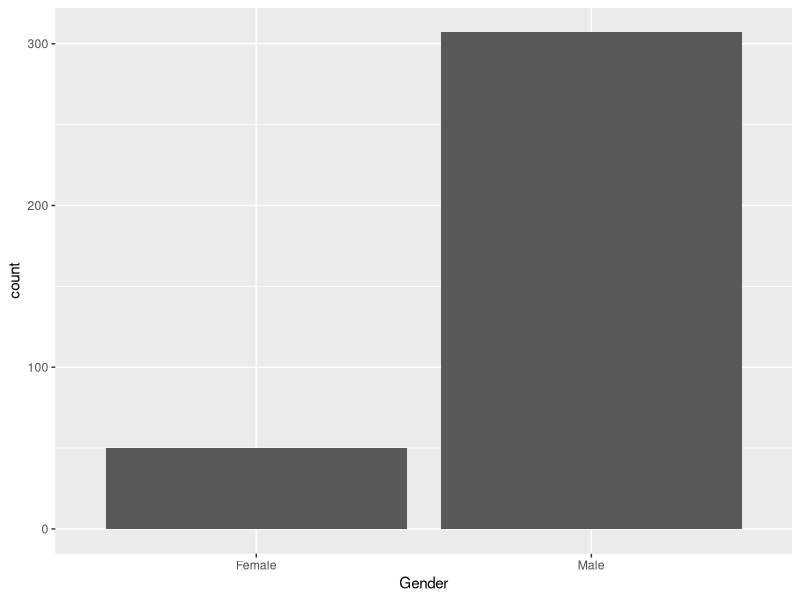
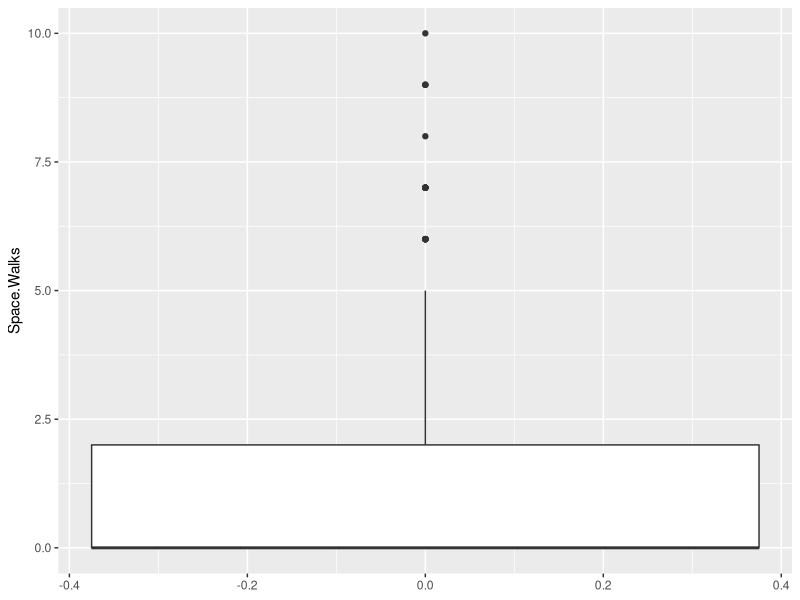
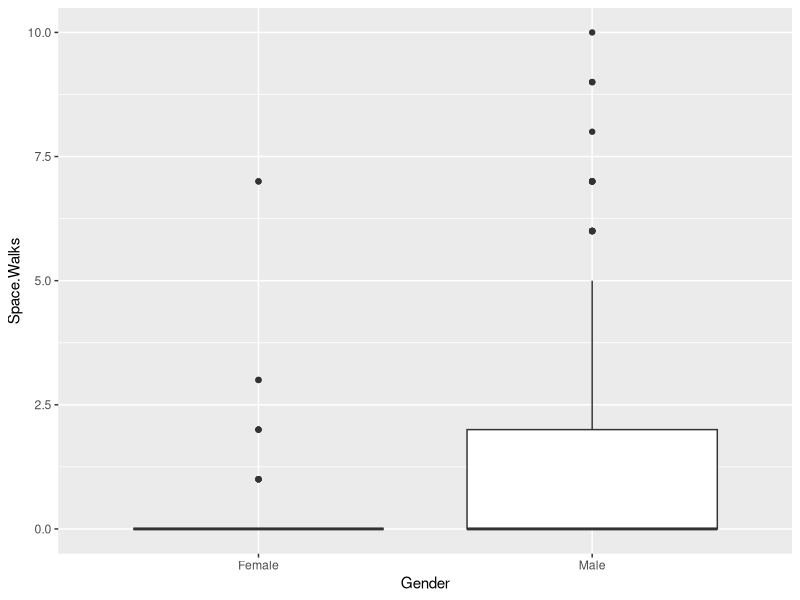
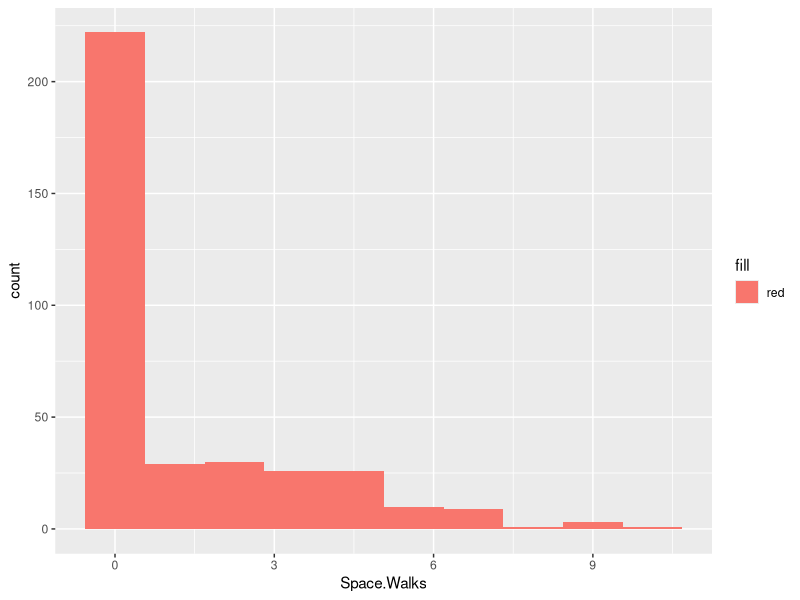
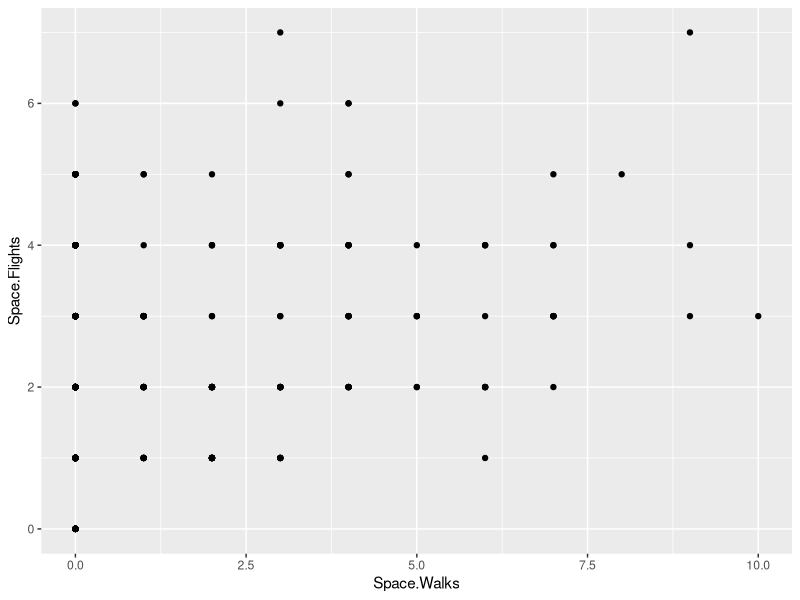

The R script that drew these images, in order:
## ---- chunk 1
astro<-read.csv("Astronauts.csv")
## ---- chunk 2
library(ggplot2)
nrow(astro)
ncol(astro)
## ---- chunk 3
library(dplyr)
astro%>%
  filter(Gender=="Female")%>%
  select(Name)
## ---- chunk 4
astro%>%
  filter(Gender=="Female")%>%
  select(Name,Military.Rank,Military.Branch)
## ---- chunk 5
astro%>%
  filter(Gender=="Female")%>%
  filter(Status=="Active")%>%
  count()
## ---- chunk 6
ggplot(data = astro) +
  geom_bar(mapping = aes(x = Gender, fill = Space.Walks))
## ---- chunk 7
astro%>%
  filter(Gender=="Female")%>%
  mutate(n=1)%>%
  select(Name,Gender,Space.Walks,n)%>%
  filter(Space.Walks>0)
## ---- chunk 8
ggplot(data=astro) +
  geom_boxplot(mapping = aes(y= Space.Walks))
## ---- chunk 9
ggplot(data=astro) +
  geom_boxplot(mapping = aes(y= Space.Walks,x=Gender))
## ---- chunk 10
ggplot(data=astro) +
  geom_histogram(mapping = aes(x=Space.Walks,fill="red"),binwidth = 1.125)
## ---- chunk 11
w=astro%>%
  filter(Gender=="Female")%>%
  select(Space.Walks)
mean(w$Space.Walks)

h=astro%>%
  filter(Gender=="Male")%>%
  select(Space.Walks)
mean(h$Space.Walks)
## ---- chunk 12
ggplot(data=astro) +
  geom_point(mapping = aes(x=Space.Walks,y=Space.Flights))
## ---- chunk 13
astro%>%
  filter(Name=="Mae C. Jemison")%>%
  select(Undergraduate.Major,Graduate.Major, Alma.Mater)
## ---- chunk 14
astro%>%
  filter(Gender=="Female")%>%
  select(Military.Branch)%>%
  filter(Military.Branch=="US Air Force (Retired)")%>%
  count()
astro%>%
  filter(Gender=="Female")%>%
  select(Military.Branch)%>%
  filter(Military.Branch=="US Air Force")%>%
  count()
